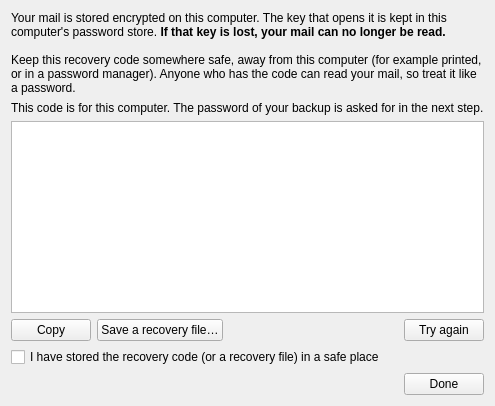
<?xml version="1.0" encoding="UTF-8"?>
<ui version="4.0">
 <class>RecoveryCode</class>
 <widget class="QWidget" name="RecoveryCode">
  <property name="windowTitle">
   <string>Your recovery code</string>
  </property>
  <layout class="QVBoxLayout" name="layout">
   <item>
    <widget class="QLabel" name="intro">
     <property name="text">
      <string>Your mail is stored encrypted on this computer. The key that opens it is kept in this computer's password store. &lt;b&gt;If that key is lost, your mail can no longer be read.&lt;/b&gt;&lt;br&gt;&lt;br&gt;Keep this recovery code somewhere safe, away from this computer (for example printed, or in a password manager). Anyone who has the code can read your mail, so treat it like a password.</string>
     </property>
     <property name="wordWrap">
      <bool>true</bool>
     </property>
    </widget>
   </item>
   <item>
    <widget class="QLabel" name="restoring">
     <property name="text">
      <string>This code is for this computer. The password of your backup is asked for in the next step.</string>
     </property>
    </widget>
   </item>
   <item>
    <widget class="QPlainTextEdit" name="code">
     <property name="readOnly">
      <bool>true</bool>
     </property>
    </widget>
   </item>
   <item>
    <layout class="QHBoxLayout" name="buttons" stretch="0,0,1,0">
     <item>
      <widget class="QPushButton" name="copy">
       <property name="text">
        <string>Copy</string>
       </property>
      </widget>
     </item>
     <item>
      <widget class="QPushButton" name="saveFile">
       <property name="text">
        <string>Save a recovery file…</string>
       </property>
      </widget>
     </item>
     <item>
      <spacer name="buttonsMiddle">
       <property name="orientation">
        <enum>Qt::Horizontal</enum>
       </property>
       <property name="sizeType">
        <enum>QSizePolicy::Expanding</enum>
       </property>
       <property name="sizeHint" stdset="0">
        <size>
         <width>0</width>
         <height>0</height>
        </size>
       </property>
      </spacer>
     </item>
     <item>
      <widget class="QPushButton" name="tryAgain">
       <property name="text">
        <string>Try again</string>
       </property>
      </widget>
     </item>
    </layout>
   </item>
   <item>
    <widget class="QCheckBox" name="confirm">
     <property name="text">
      <string>I have stored the recovery code (or a recovery file) in a safe place</string>
     </property>
    </widget>
   </item>
   <item>
    <layout class="QHBoxLayout" name="doneRow" stretch="1,0">
     <item>
      <spacer name="doneRowStart">
       <property name="orientation">
        <enum>Qt::Horizontal</enum>
       </property>
       <property name="sizeType">
        <enum>QSizePolicy::Expanding</enum>
       </property>
       <property name="sizeHint" stdset="0">
        <size>
         <width>0</width>
         <height>0</height>
        </size>
       </property>
      </spacer>
     </item>
     <item>
      <widget class="QPushButton" name="done">
       <property name="text">
        <string>Done</string>
       </property>
      </widget>
     </item>
    </layout>
   </item>
  </layout>
 </widget>
 <resources />
 <connections />
</ui>
